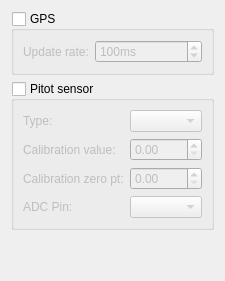
     <widget class="QWidget" name="tabAirspeed">
      <attribute name="title">
       <string>Airspeed</string>
      </attribute>
      <layout class="QVBoxLayout" name="verticalLayout_6">
       <item>
        <widget class="QGroupBox" name="gb_airspeedGPS">
         <property name="title">
          <string>GPS</string>
         </property>
         <property name="checkable">
          <bool>true</bool>
         </property>
         <property name="checked">
          <bool>false</bool>
         </property>
         <layout class="QFormLayout" name="formLayout_3">
          <item row="0" column="0">
           <widget class="QLabel" name="label_3">
            <property name="text">
             <string>Update rate:</string>
            </property>
           </widget>
          </item>
          <item row="0" column="1">
           <widget class="QSpinBox" name="sb_gpsUpdateRate">
            <property name="suffix">
             <string>ms</string>
            </property>
            <property name="minimum">
             <number>1</number>
            </property>
            <property name="maximum">
             <number>1000</number>
            </property>
            <property name="singleStep">
             <number>50</number>
            </property>
            <property name="value">
             <number>100</number>
            </property>
           </widget>
          </item>
         </layout>
        </widget>
       </item>
       <item>
        <widget class="QGroupBox" name="gb_airspeedPitot">
         <property name="title">
          <string>Pitot sensor</string>
         </property>
         <property name="checkable">
          <bool>true</bool>
         </property>
         <property name="checked">
          <bool>false</bool>
         </property>
         <layout class="QFormLayout" name="formLayout_7">
          <item row="0" column="0">
           <widget class="QLabel" name="label_4">
            <property name="text">
             <string>Type:</string>
            </property>
           </widget>
          </item>
          <item row="0" column="1">
           <widget class="QComboBox" name="cb_pitotType"/>
          </item>
          <item row="1" column="0">
           <widget class="QLabel" name="label_7">
            <property name="text">
             <string>Calibration value:</string>
            </property>
           </widget>
          </item>
          <item row="1" column="1">
           <widget class="QDoubleSpinBox" name="sb_pitotScale">
            <property name="singleStep">
             <double>0.100000000000000</double>
            </property>
           </widget>
          </item>
          <item row="2" column="0">
           <widget class="QLabel" name="label_16">
            <property name="text">
             <string>Calibration zero pt:</string>
            </property>
           </widget>
          </item>
          <item row="2" column="1">
           <widget class="QDoubleSpinBox" name="sb_pitotZeroPoint">
            <property name="singleStep">
             <double>0.100000000000000</double>
            </property>
           </widget>
          </item>
          <item row="3" column="0">
           <widget class="QLabel" name="label_25">
            <property name="text">
             <string>ADC Pin:</string>
            </property>
           </widget>
          </item>
          <item row="3" column="1">
           <widget class="QComboBox" name="cbAirspeedAnalog"/>
          </item>
         </layout>
        </widget>
       </item>
       <item>
        <spacer name="verticalSpacer_5">
         <property name="orientation">
          <enum>Qt::Vertical</enum>
         </property>
         <property name="sizeHint" stdset="0">
          <size>
           <width>20</width>
           <height>40</height>
          </size>
         </property>
        </spacer>
       </item>
      </layout>
     </widget>
